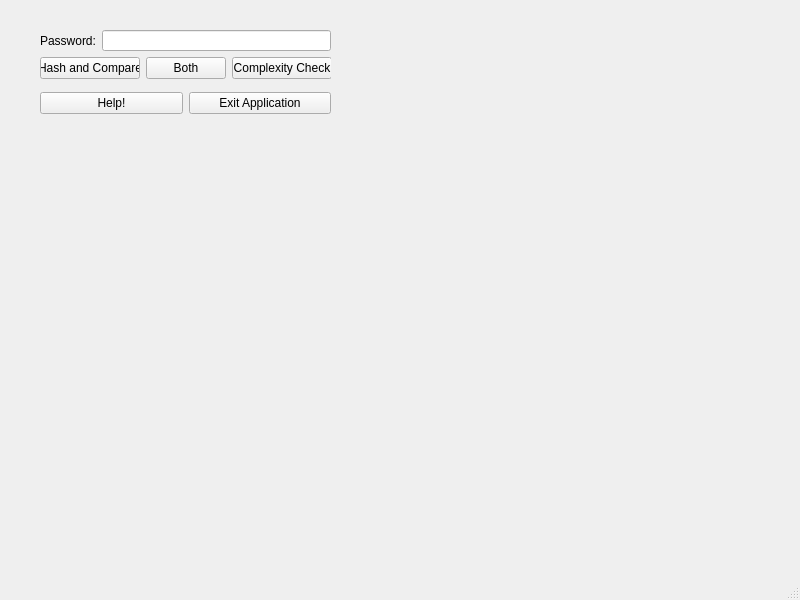
<?xml version="1.0" encoding="UTF-8"?>
<ui version="4.0">
 <class>PasswordChecker</class>
 <widget class="QMainWindow" name="PasswordChecker">
  <property name="geometry">
   <rect>
    <x>0</x>
    <y>0</y>
    <width>800</width>
    <height>600</height>
   </rect>
  </property>
  <property name="windowTitle">
   <string>PasswordChecker</string>
  </property>
  <widget class="QWidget" name="centralwidget">
   <widget class="QWidget" name="horizontalLayoutWidget">
    <property name="geometry">
     <rect>
      <x>40</x>
      <y>30</y>
      <width>291</width>
      <height>21</height>
     </rect>
    </property>
    <layout class="QHBoxLayout" name="horizontalLayout_3">
     <item>
      <widget class="QLabel" name="Password_Label">
       <property name="text">
        <string>Password:</string>
       </property>
      </widget>
     </item>
     <item>
      <widget class="QLineEdit" name="Password_Input"/>
     </item>
    </layout>
   </widget>
   <widget class="QWidget" name="gridLayoutWidget">
    <property name="geometry">
     <rect>
      <x>40</x>
      <y>50</y>
      <width>291</width>
      <height>71</height>
     </rect>
    </property>
    <layout class="QGridLayout" name="gridLayout">
     <item row="1" column="0">
      <layout class="QHBoxLayout" name="horizontalLayout_5">
       <item>
        <widget class="QPushButton" name="HelpButton">
         <property name="text">
          <string>Help!</string>
         </property>
        </widget>
       </item>
       <item>
        <widget class="QPushButton" name="Exit_AppButton">
         <property name="text">
          <string>Exit Application</string>
         </property>
        </widget>
       </item>
      </layout>
     </item>
     <item row="0" column="0">
      <layout class="QHBoxLayout" name="horizontalLayout_4">
       <item>
        <widget class="QPushButton" name="Hash_CompareButton">
         <property name="text">
          <string>Hash and Compare</string>
         </property>
        </widget>
       </item>
       <item>
        <widget class="QPushButton" name="Hash_ComplexityButton">
         <property name="text">
          <string>Both</string>
         </property>
        </widget>
       </item>
       <item>
        <widget class="QPushButton" name="Complexity_CheckButton">
         <property name="text">
          <string>Complexity Check</string>
         </property>
        </widget>
       </item>
      </layout>
     </item>
    </layout>
   </widget>
  </widget>
  <widget class="QMenuBar" name="menubar">
   <property name="geometry">
    <rect>
     <x>0</x>
     <y>0</y>
     <width>800</width>
     <height>17</height>
    </rect>
   </property>
  </widget>
  <widget class="QStatusBar" name="statusbar"/>
 </widget>
 <resources/>
 <connections/>
</ui>
